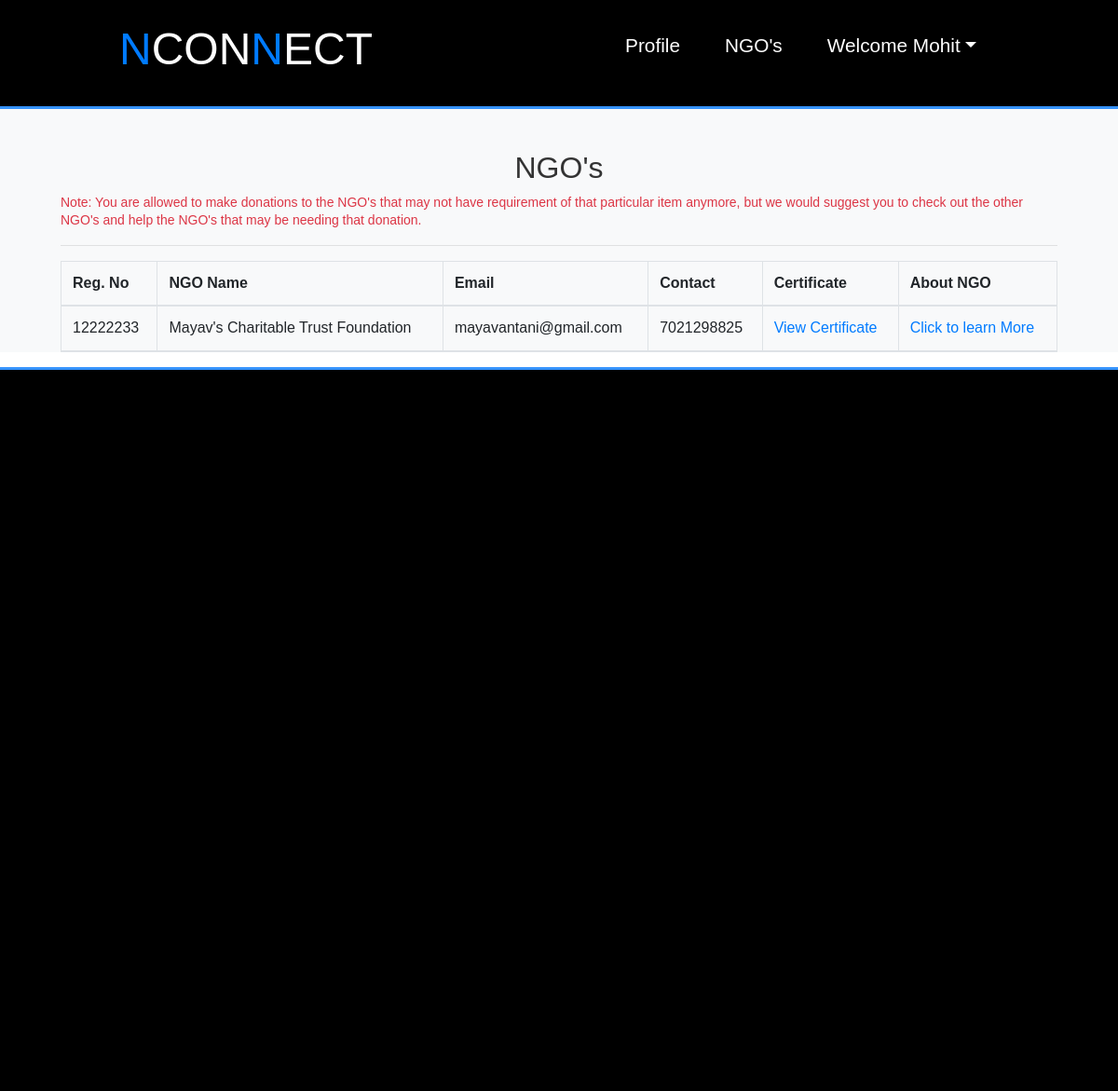
The page /user_ngo_view/ (signed in) on the database its author committed.
### NGO_App/models.py (models this page shows, shortened)
class NGOProfile(models.Model):
    user = models.ForeignKey(User,on_delete=models.CASCADE)
    registration_number=models.CharField(unique=True,max_length=10)
    ngo_name=models.CharField(max_length=50)
    certificate=models.ImageField(blank=False,upload_to='certificate_pics')
    image=models.ImageField(upload_to='ngo_images')
    description=models.TextField(max_length=1000)
    contact = models.CharField(max_length=10)
    country=models.CharField(max_length=50)
    state=models.CharField(max_length=50)
    city=models.CharField(max_length=50)
    pincode=models.CharField(max_length=50)
    verfied=models.BooleanField(default=False)
    address_line_1=models.CharField(max_length=200)

### NGO_App/views.py (the view)
# urls.py: path('user_ngo_view/',user_ngo_view,name="user_ngo_view"),
def user_ngo_view(request):
    if not request.user.is_authenticated:
        return redirect('user_login')
    ngos=NGOProfile.objects.filter(verfied=True)
    return render(request,'user_ngo_view.html',{"ngos":ngos})

### NGO_App/templates/user_ngo_view.html
{% extends 'user_navigation.html' %}
{% load static %}
{% block  user_body %}
<section id="signup">
  <div class="bg-light">
    <br><br>
    <div class="container">
      <h2 class="text-center">NGO's</h2>
      <p class="text-danger" style="font-size:14px;">Note: You are allowed to make donations to the NGO's that may not have requirement of that particular item anymore,
      but we would suggest you to check out the other NGO's and help the NGO's that may be needing that donation.</p>
      <hr>
      <table class="table table-bordered" id=mytable>
        <thead>
          <tr>
            <th>Reg. No</th>
            <th>NGO Name</th>
            <th>Email</th>
            <th>Contact</th>
            <th>Certificate</th>
            <th>About NGO</th>
          </tr>
          {% for i in ngos %}
          <tr>
            <td>{{i.registration_number}}</td>
            <td>{{i.ngo_name}}</td>
            <td>{{i.user.username}}</td>
            <td>{{i.contact}}</td>
            <td><a href="{{i.certificate.url}}">View Certificate</a></td>
            <td><a href="{% url 'user_ngo_information' i.id %}">Click to learn More</a></td>
          </tr>
          {% endfor %}
        </thead>
      </table>
    </div>
  </div>
</section>
{% endblock %}

### NGO_App/templates/user_navigation.html (shortened to what this page needs)
<!DOCTYPE html>
{% load static %}
<html lang="en" dir="ltr">
  <head>
    <link rel="stylesheet" href="https://maxcdn.bootstrapcdn.com/bootstrap/4.5.0/css/bootstrap.min.css">
    <link rel="stylesheet" href="https://cdnjs.cloudflare.com/ajax/libs/font-awesome/4.7.0/css/font-awesome.min.css">
    <link rel="stylesheet" href="{% static 'css/full.css' %}">
  </head>
  <body>
    <nav id='navbar' style="background-color:black;">
        <h2><a href="#"><span class="text-primary">N</span>CON<span class="text-primary">N</span>ECT</a></h2>
      <ul>
        <li><a href="{% url 'user_profile' %}">Profile</a></li>
        <li><a href="{% url 'user_ngo_view' %}">NGO's</a></li>
        <li class="nav-item dropdown">
          <a class="dropdown-toggle" href="#" data-toggle="dropdown">Welcome {{request.user.first_name}}</a>
        </li>
      </ul>
    </nav>
    {% block user_body %}
    {% endblock %}
    <footer style="background-color:black;">
      <br><br><br><br><br><br>
    </footer>
  </body>
</html>

### NGO_App/static/css/full.css (style rules this page uses)
* { margin:0; padding: 0; box-sizing: border-box; scroll-behavior: smooth; }
body { font-family: Arial, sans-serif; line-height: 1.4; color: #fff; overflow-x: scroll; }
.container { max-width: 1100px; margin: auto; }
.text-primary { color: #3693ff; }
.bg-light { background: #f4f4f4; color: #333; }
#navbar { display: flex; justify-content: space-between; background:black; color: #fff; padding: 1.5rem 8rem; position: sticky; top: 0; z-index: 1; border-bottom: 3px solid #3693ff; }
#navbar ul { display: flex; align-items: center; list-style: none; }
#navbar h2 a { font-size: 3rem; text-align: left; color: #fff; text-decoration: none; }
#navbar li a { text-decoration: none; color: #fff; padding: 1rem; font-size: 1.3rem; margin: 0 0.5rem; border-radius: 5px; transition: background-color 0.35s; }
footer { padding: 20rem; border-top: 3px solid #3693ff; }

### rows shown on the page
NGOProfile: registration_number "12222233", ngo_name "Mayav's Charitable Trust Foundation", user.username "mayavantani@gmail.com", contact "7021298825"

### other values the page prints
{{ request.user.first_name }} "Mohit"
